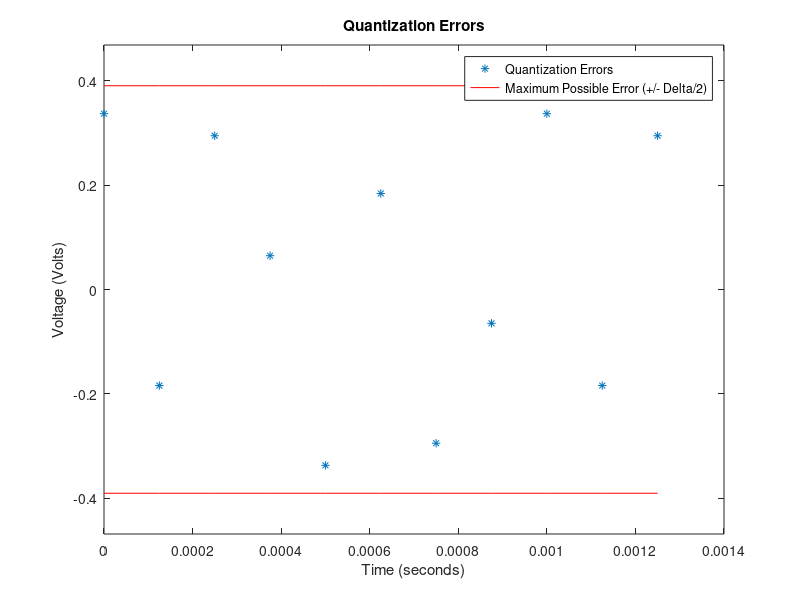

This chart was generated by the following MATLAB code:
clear *; close all; clc;

% A modified version of the answer to problem 17.  See problem 17 for 
% additional comments that don't show up here
fs=1000*1000;
t=[0:1/fs:0.002];
x=-7.8*sin(2*pi*1000*t+10);
plot(t,x);
grid on;
xlabel('Time (seconds)');
ylabel('Voltage (volts)');
fs=8000;
t=[0:1/fs:10/8000];
x=-7.8*sin(2*pi*1000*t+10);

% This is the only new code (compared to problem 17);
max_ADC=100;
min_ADC=-100;

B=8;

delta=(max_ADC-min_ADC)/2^B;
x_digital=round(x/delta)*delta;
x_digital=min(x_digital,max_ADC);
x_digital=max(x_digital,min_ADC);

hold on;
plot(t,x_digital,'*');
title('Homework #1 Problem 18 Analog and Digital Signals');
x_digital'

input('Press ENTER to continue');
clf; % clear old figure
figure(1); % Bring to the front
max_negative=t*0-delta/2;
max_positive=t*0+delta/2;
plot(t,x-x_digital,'*',t,max_negative,'r',t,max_positive,'r');
legend('Quantization Errors','Maximum Possible Error (+/- Delta/2)');
ylim([-.6*delta,.6*delta]);
xlabel('Time (seconds)');
ylabel('Voltage (Volts)');
title('Quantization Errors');


